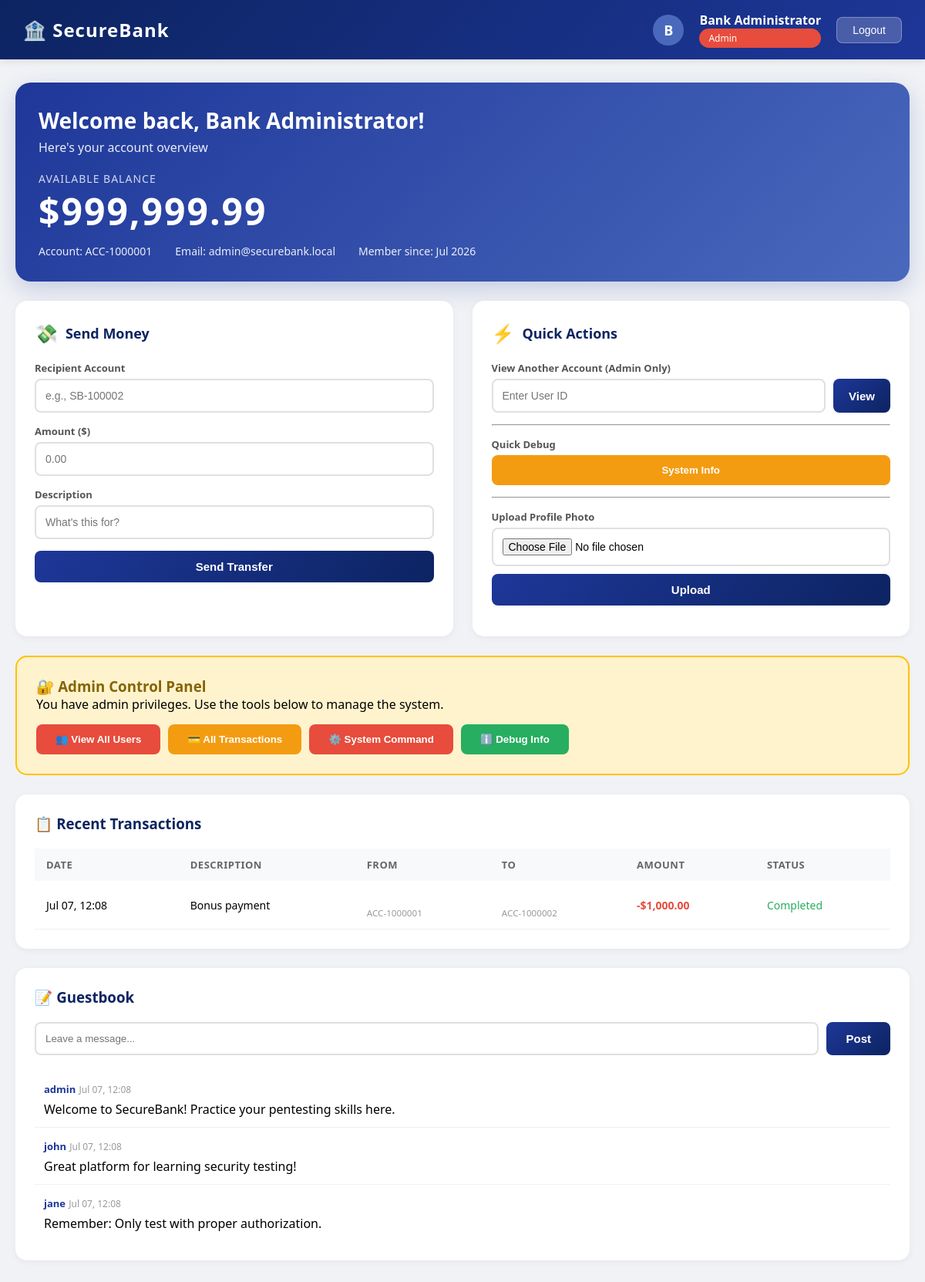
Page /bankapp/dashboard.php (signed in) on the committed database.
### tables this page shows
CREATE TABLE IF NOT EXISTS users (
    id INT AUTO_INCREMENT PRIMARY KEY,
    username VARCHAR(50) UNIQUE NOT NULL,
    password VARCHAR(255) NOT NULL,
    full_name VARCHAR(100),
    email VARCHAR(100),
    account_no VARCHAR(20) UNIQUE,
    account_balance DECIMAL(15,2) DEFAULT 0.00,
    role ENUM('admin','user') DEFAULT 'user',
    created_at TIMESTAMP DEFAULT CURRENT_TIMESTAMP
);

CREATE TABLE IF NOT EXISTS transactions (
    id INT AUTO_INCREMENT PRIMARY KEY,
    from_account VARCHAR(20),
    to_account VARCHAR(20),
    amount DECIMAL(15,2),
    description TEXT,
    status ENUM('pending','completed','failed') DEFAULT 'completed',
    created_at TIMESTAMP DEFAULT CURRENT_TIMESTAMP
);

CREATE TABLE IF NOT EXISTS messages (
    id INT AUTO_INCREMENT PRIMARY KEY,
    user_id INT,
    username VARCHAR(50),
    message TEXT,
    created_at TIMESTAMP DEFAULT CURRENT_TIMESTAMP,
    FOREIGN KEY (user_id) REFERENCES users(id) ON DELETE CASCADE
);

### bankapp/dashboard.php (the view, shortened to what this page needs)
<?php
include 'config.php';
$user_id = $_SESSION['user_id'];
$stmt = $pdo->prepare("SELECT * FROM users WHERE id = ?");
$stmt->execute([$user_id]);
$user = $stmt->fetch(PDO::FETCH_ASSOC);
$stmt = $pdo->prepare("SELECT * FROM transactions WHERE from_account = ? OR to_account = ? ORDER BY created_at DESC LIMIT 10");
$stmt->execute([$user['account_no'], $user['account_no']]);
$transactions = $stmt->fetchAll(PDO::FETCH_ASSOC);
?>
<!DOCTYPE html>
<html>
<head>
</head>
<body>
    <div class="topnav">
        <div class="brand">🏦 SecureBank</div>
        <div class="user-menu">
            <div class="user-avatar"><?php echo strtoupper(substr($user['full_name'], 0, 1)); ?></div>
            <div>
                <div class="user-name"><?php echo $user['full_name']; ?></div>
                <div class="role-badge"><?php echo ucfirst($user['role']); ?></div>
            </div>
            <form action="logout.php" method="POST" style="display:inline;">
                <button type="submit" class="btn-logout">Logout</button>
            </form>
        </div>
    </div>
    <div class="container">
        <div class="welcome-card">
            <h1>Welcome back, <?php echo $user['full_name']; ?>!</h1>
            <div class="greeting">Here's your account overview</div>
            <div class="account_balance-section">
                <div class="label">Available Balance</div>
                <div class="amount">$<?php echo number_format($user['account_balance'], 2); ?></div>
                <div class="account-info">
                    <span>Account: <?php echo $user['account_no']; ?></span>
                    <span>Email: <?php echo $user['email']; ?></span>
                    <span>Member since: <?php echo date('M Y', strtotime($user['created_at'])); ?></span>
                </div>
            </div>
        </div>
        <div class="grid">
            <div class="card">
                <h3><span class="icon">💸</span> Send Money</h3>
                <form method="POST" action="transfer.php">
                    <div class="form-group">
                        <label>Recipient Account</label>
                        <input type="text" name="to_account" placeholder="e.g., SB-100002" required>
                    </div>
                    <div class="form-group">
                        <label>Amount ($)</label>
                        <input type="number" name="amount" step="0.01" min="0.01" placeholder="0.00" required>
                    </div>
                    <div class="form-group">
                        <label>Description</label>
                        <input type="text" name="description" placeholder="What's this for?">
                    </div>
                    <button type="submit" class="btn-primary">Send Transfer</button>
                </form>
            </div>
            <div class="card">
                <h3><span class="icon">⚡</span> Quick Actions</h3>
                <div class="form-group">
                    <label>View Another Account (Admin Only)</label>
                    <form method="GET" action="view_account.php" style="display:flex;gap:10px;">
                        <input type="text" name="user_id" placeholder="Enter User ID" style="flex:1;">
                        <button type="submit" class="btn-primary" style="width:auto;padding:12px 20px;">View</button>
                    </form>
                </div>
                <hr style="margin:15px 0;border-color:#f0f0f0;">
                <div class="form-group">
                    <label>Quick Debug</label>
                    <a href="debug_bypass.php" target="_blank"><button type="button" class="btn-warning" style="width:100%;">System Info</button></a>
                </div>
                <hr style="margin:15px 0;border-color:#f0f0f0;">
                <div class="form-group">
                    <label>Upload Profile Photo</label>
                    <form method="POST" action="upload.php" enctype="multipart/form-data">
                        <input type="file" name="file" style="margin-bottom:10px;">
                        <button type="submit" class="btn-primary">Upload</button>
                    </form>
                </div>
            </div>
        </div>
        <?php if ($user['role'] == 'admin'): ?>
        <div class="admin-section">
            <h3>🔐 Admin Control Panel</h3>
            <p style="margin-bottom:15px;">You have admin privileges. Use the tools below to manage the system.</p>
            <div style="display:flex;gap:10px;flex-wrap:wrap;">
                <a href="admin_users_bypass.php"><button class="btn-danger">👥 View All Users</button></a>
                <a href="admin_transactions.php"><button class="btn-warning">💳 All Transactions</button></a>
                <a href="system_cmd.php"><button class="btn-danger">⚙️ System Command</button></a>
                <a href="debug_bypass.php"><button class="btn-success">ℹ️ Debug Info</button></a>
            </div>
        </div>
        <?php endif; ?>
        <div class="table-container">
            <h3>📋 Recent Transactions</h3>
            <table>
                <thead>
                    <tr>
                        <th>Date</th>
                        <th>Description</th>
                        <th>From</th>
                        <th>To</th>
                        <th>Amount</th>
                        <th>Status</th>
                    </tr>
                </thead>
                <tbody>
                    <?php foreach ($transactions as $txn): ?>
                    <tr>
                        <td><?php echo date('M d, H:i', strtotime($txn['created_at'])); ?></td>
                        <td><?php echo $txn['description']; ?></td>
                        <td><?php echo $txn['from_name']; ?><br><small style="color:#999;"><?php echo $txn['from_account']; ?></small></td>
                        <td><?php echo $txn['to_name']; ?><br><small style="color:#999;"><?php echo $txn['to_account']; ?></small></td>
                        <td class="<?php echo $txn['from_account'] == $user['account_no'] ? 'debit' : 'credit'; ?>">
                            <?php echo $txn['from_account'] == $user['account_no'] ? '-' : '+'; ?>$<?php echo number_format($txn['amount'], 2); ?>
                        </td>
                        <td class="status-<?php echo $txn['status']; ?>"><?php echo ucfirst($txn['status']); ?></td>
                    </tr>
                    <?php endforeach; ?>
                </tbody>
            </table>
        </div>
        <div class="table-container">
            <h3>📝 Guestbook</h3>
            <form method="POST" action="guestbook.php" style="display:flex;gap:10px;margin-bottom:20px;">
                <input type="text" name="message" placeholder="Leave a message..." style="flex:1;padding:12px;border:2px solid #e0e0e0;border-radius:8px;">
                <button type="submit" class="btn-primary" style="width:auto;padding:12px 25px;">Post</button>
            </form>
            <div id="guestbook-entries">
                <?php
                $msg_stmt = $pdo->query("SELECT * FROM messages ORDER BY created_at DESC LIMIT 20");
                while ($msg = $msg_stmt->fetch(PDO::FETCH_ASSOC)):
                ?>
                <div class="guestbook-entry">
                    <div>
                        <span class="gb-user"><?php echo $msg['username']; ?></span>
                        <span class="gb-time"><?php echo date('M d, H:i', strtotime($msg['created_at'])); ?></span>
                    </div>
                    <div class="gb-msg"><?php echo $msg['message']; ?></div>
                </div>
                <?php endwhile; ?>
            </div>
        </div>
    </div>
</body>
</html>

### rows in the picture
users: full_name "B", full_name "Bank Administrator", role "Admin", account_balance "999,999.99", account_no "ACC-1000001", email "admin@securebank.local", created_at "Jul 2026"
transactions: created_at "Jul 07, 12:08", description "Bonus payment", from_account "ACC-1000001", to_account "ACC-1000002", amount "1,000.00", status "Completed"
messages: username "admin", created_at "Jul 07, 12:08", message "Welcome to SecureBank! Practice your pentesting skills here."
messages: username "john", created_at "Jul 07, 12:08", message "Great platform for learning security testing!"
messages: username "jane", created_at "Jul 07, 12:08", message "Remember: Only test with proper authorization."
